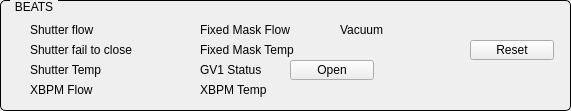
   <widget class="QGroupBox" name="titleGroupBox_6">
    <property name="geometry">
     <rect>
      <x>10</x>
      <y>270</y>
      <width>571</width>
      <height>111</height>
     </rect>
    </property>
    <property name="styleSheet">
     <string notr="true">QGroupBox {
    border: 1px solid black;
    border-radius: 5px;
    margin-top: 0.5em;
}

QGroupBox::title {
    subcontrol-origin: margin;
    left: 10px;
    padding: 0 3px 0 3px;
}</string>
    </property>
    <property name="title">
     <string>BEATS</string>
    </property>
    <widget class="QESimpleShape" name="qesimpleshape_38">
     <property name="geometry">
      <rect>
       <x>320</x>
       <y>20</y>
       <width>16</width>
       <height>20</height>
      </rect>
     </property>
     <property name="ledType">
      <enum>QSimpleShape::Error</enum>
     </property>
     <property name="colour0" stdset="0">
      <color>
       <red>240</red>
       <green>5</green>
       <blue>5</blue>
      </color>
     </property>
     <property name="colour1" stdset="0">
      <color>
       <red>60</red>
       <green>20</green>
       <blue>20</blue>
      </color>
     </property>
     <property name="variable" stdset="0">
      <string>I10FE-VA:isInterlock</string>
     </property>
     <property name="variableSubstitutions" stdset="0">
      <string/>
     </property>
    </widget>
    <widget class="QLabel" name="label_45">
     <property name="geometry">
      <rect>
       <x>30</x>
       <y>60</y>
       <width>141</width>
       <height>20</height>
      </rect>
     </property>
     <property name="text">
      <string>Shutter Temp</string>
     </property>
    </widget>
    <widget class="QESimpleShape" name="qesimpleshape_37">
     <property name="geometry">
      <rect>
       <x>10</x>
       <y>20</y>
       <width>16</width>
       <height>20</height>
      </rect>
     </property>
     <property name="ledType">
      <enum>QSimpleShape::Error</enum>
     </property>
     <property name="colour0" stdset="0">
      <color>
       <red>240</red>
       <green>5</green>
       <blue>5</blue>
      </color>
     </property>
     <property name="colour1" stdset="0">
      <color>
       <red>60</red>
       <green>20</green>
       <blue>20</blue>
      </color>
     </property>
     <property name="variable" stdset="0">
      <string>I10FE-CO-PSH-FLS:isInterlock</string>
     </property>
     <property name="variableSubstitutions" stdset="0">
      <string/>
     </property>
    </widget>
    <widget class="QLabel" name="label_39">
     <property name="geometry">
      <rect>
       <x>340</x>
       <y>20</y>
       <width>111</width>
       <height>20</height>
      </rect>
     </property>
     <property name="text">
      <string>Vacuum</string>
     </property>
    </widget>
    <widget class="QPushButton" name="btnBEATSreset">
     <property name="geometry">
      <rect>
       <x>470</x>
       <y>40</y>
       <width>84</width>
       <height>20</height>
      </rect>
     </property>
     <property name="text">
      <string>Reset</string>
     </property>
    </widget>
    <widget class="QLabel" name="label_40">
     <property name="geometry">
      <rect>
       <x>30</x>
       <y>40</y>
       <width>141</width>
       <height>20</height>
      </rect>
     </property>
     <property name="text">
      <string>Shutter fail to close</string>
     </property>
    </widget>
    <widget class="QESimpleShape" name="qesimpleshape_36">
     <property name="geometry">
      <rect>
       <x>10</x>
       <y>40</y>
       <width>16</width>
       <height>20</height>
      </rect>
     </property>
     <property name="ledType">
      <enum>QSimpleShape::Error</enum>
     </property>
     <property name="colour2" stdset="0">
      <color>
       <red>240</red>
       <green>5</green>
       <blue>5</blue>
      </color>
     </property>
     <property name="variable" stdset="0">
      <string>I10FE-VA-PSH:getFault</string>
     </property>
     <property name="variableSubstitutions" stdset="0">
      <string/>
     </property>
    </widget>
    <widget class="QESimpleShape" name="qesimpleshape_46">
     <property name="geometry">
      <rect>
       <x>180</x>
       <y>60</y>
       <width>16</width>
       <height>20</height>
      </rect>
     </property>
     <property name="ledType">
      <enum>QSimpleShape::Error</enum>
     </property>
     <property name="colour0" stdset="0">
      <color>
       <red>240</red>
       <green>5</green>
       <blue>5</blue>
      </color>
     </property>
     <property name="colour1" stdset="0">
      <color>
       <red>60</red>
       <green>20</green>
       <blue>20</blue>
      </color>
     </property>
     <property name="variable" stdset="0">
      <string>I10FE-VA-GV1:isOpen</string>
     </property>
     <property name="variableSubstitutions" stdset="0">
      <string/>
     </property>
    </widget>
    <widget class="QLabel" name="label_38">
     <property name="geometry">
      <rect>
       <x>30</x>
       <y>20</y>
       <width>90</width>
       <height>20</height>
      </rect>
     </property>
     <property name="text">
      <string>Shutter flow</string>
     </property>
    </widget>
    <widget class="QLabel" name="label_46">
     <property name="geometry">
      <rect>
       <x>200</x>
       <y>60</y>
       <width>90</width>
       <height>20</height>
      </rect>
     </property>
     <property name="text">
      <string>GV1 Status</string>
     </property>
    </widget>
    <widget class="QESimpleShape" name="qesimpleshape_44">
     <property name="geometry">
      <rect>
       <x>10</x>
       <y>60</y>
       <width>16</width>
       <height>20</height>
      </rect>
     </property>
     <property name="ledType">
      <enum>QSimpleShape::Error</enum>
     </property>
     <property name="colour0" stdset="0">
      <color>
       <red>240</red>
       <green>5</green>
       <blue>5</blue>
      </color>
     </property>
     <property name="colour1" stdset="0">
      <color>
       <red>60</red>
       <green>20</green>
       <blue>20</blue>
      </color>
     </property>
     <property name="variable" stdset="0">
      <string>I10FE-CO-PSH-THC:isInterlock</string>
     </property>
     <property name="variableSubstitutions" stdset="0">
      <string/>
     </property>
    </widget>
    <widget class="QLabel" name="label_44">
     <property name="geometry">
      <rect>
       <x>200</x>
       <y>40</y>
       <width>121</width>
       <height>20</height>
      </rect>
     </property>
     <property name="text">
      <string>Fixed Mask Temp</string>
     </property>
    </widget>
    <widget class="QESimpleShape" name="qesimpleshape_35">
     <property name="geometry">
      <rect>
       <x>180</x>
       <y>40</y>
       <width>16</width>
       <height>20</height>
      </rect>
     </property>
     <property name="ledType">
      <enum>QSimpleShape::Error</enum>
     </property>
     <property name="colour0" stdset="0">
      <color>
       <red>240</red>
       <green>5</green>
       <blue>5</blue>
      </color>
     </property>
     <property name="colour1" stdset="0">
      <color>
       <red>60</red>
       <green>20</green>
       <blue>20</blue>
      </color>
     </property>
     <property name="variable" stdset="0">
      <string>I10FE-CO-FXM-THC:isInterlock</string>
     </property>
     <property name="variableSubstitutions" stdset="0">
      <string/>
     </property>
    </widget>
    <widget class="QESimpleShape" name="qesimpleshape_42">
     <property name="geometry">
      <rect>
       <x>180</x>
       <y>20</y>
       <width>16</width>
       <height>20</height>
      </rect>
     </property>
     <property name="ledType">
      <enum>QSimpleShape::Error</enum>
     </property>
     <property name="colour0" stdset="0">
      <color>
       <red>240</red>
       <green>5</green>
       <blue>5</blue>
      </color>
     </property>
     <property name="colour1" stdset="0">
      <color>
       <red>60</red>
       <green>20</green>
       <blue>20</blue>
      </color>
     </property>
     <property name="variable" stdset="0">
      <string>I10FE-CO-FXM-FLS:isInterlock</string>
     </property>
     <property name="variableSubstitutions" stdset="0">
      <string/>
     </property>
    </widget>
    <widget class="QLabel" name="label_37">
     <property name="geometry">
      <rect>
       <x>200</x>
       <y>20</y>
       <width>111</width>
       <height>20</height>
      </rect>
     </property>
     <property name="text">
      <string>Fixed Mask Flow</string>
     </property>
    </widget>
    <widget class="QLabel" name="label_47">
     <property name="geometry">
      <rect>
       <x>30</x>
       <y>80</y>
       <width>111</width>
       <height>20</height>
      </rect>
     </property>
     <property name="text">
      <string>XBPM Flow</string>
     </property>
    </widget>
    <widget class="QESimpleShape" name="qesimpleshape_43">
     <property name="geometry">
      <rect>
       <x>10</x>
       <y>80</y>
       <width>16</width>
       <height>20</height>
      </rect>
     </property>
     <property name="ledType">
      <enum>QSimpleShape::Error</enum>
     </property>
     <property name="colour0" stdset="0">
      <color>
       <red>240</red>
       <green>5</green>
       <blue>5</blue>
      </color>
     </property>
     <property name="colour1" stdset="0">
      <color>
       <red>60</red>
       <green>20</green>
       <blue>20</blue>
      </color>
     </property>
     <property name="variable" stdset="0">
      <string>I10FE-CO-XBPM-FLS:isInterlock</string>
     </property>
     <property name="variableSubstitutions" stdset="0">
      <string/>
     </property>
    </widget>
    <widget class="QESimpleShape" name="qesimpleshape_45">
     <property name="geometry">
      <rect>
       <x>180</x>
       <y>80</y>
       <width>16</width>
       <height>20</height>
      </rect>
     </property>
     <property name="ledType">
      <enum>QSimpleShape::Error</enum>
     </property>
     <property name="colour0" stdset="0">
      <color>
       <red>240</red>
       <green>5</green>
       <blue>5</blue>
      </color>
     </property>
     <property name="colour1" stdset="0">
      <color>
       <red>60</red>
       <green>20</green>
       <blue>20</blue>
      </color>
     </property>
     <property name="variable" stdset="0">
      <string>I10FE-CO-XBPM-THC:isInterlock</string>
     </property>
     <property name="variableSubstitutions" stdset="0">
      <string/>
     </property>
    </widget>
    <widget class="QLabel" name="label_48">
     <property name="geometry">
      <rect>
       <x>200</x>
       <y>80</y>
       <width>111</width>
       <height>20</height>
      </rect>
     </property>
     <property name="text">
      <string>XBPM Temp</string>
     </property>
    </widget>
    <widget class="QEPushButton" name="qepushbutton_3">
     <property name="geometry">
      <rect>
       <x>290</x>
       <y>60</y>
       <width>84</width>
       <height>20</height>
      </rect>
     </property>
     <property name="text">
      <string>Open</string>
     </property>
     <property name="variable" stdset="0">
      <string>I10FE-VA-GV1:setOpen</string>
     </property>
    </widget>
   </widget>
